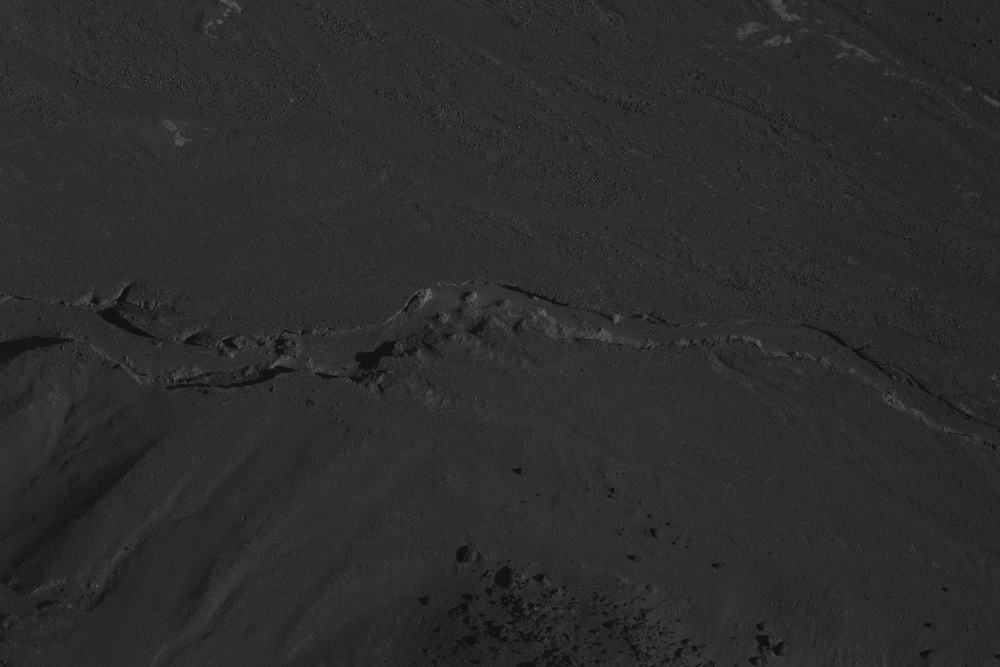
//> input picture FeatureDetection/sample/marshill_image1.pgm, 1000 x 667 px, shrunk from 1218 x 812 before the run
$ ./harris sample/marshill_image1.pgm 3   (built with g++ and OpenCV 4)
//> lines starting //> are read from the running program, lines starting //| are printed output that depends on the picture
/* Author: Yi Yuan
*  Input (command line args): <path to image> <number of features to find>
*  Output: image with figures marked in green circles overlaid and .yml file of feature points
*  This function implements Harris corner finding to find corner features on an image
*  Note, this will write images out as .pgm
*/
#include <cstdio>
#include <opencv2/opencv.hpp>
#include <opencv2/highgui/highgui.hpp>
#include <math.h>
#include <string>

using namespace cv;
using namespace std;

#define _USE_MATH_DEFINES

Mat compute_h_gradient(Mat m);
Mat compute_v_gradient(Mat m);
double apply_gauss(double sig, int i, int j, int n);

const int wind = 7;
const int windHalf = 3;
const double sig = (double) 7.0/5.0;
const int searchVal = 3;
const double cutOff = 0.5;
double thresholdVal;
const int k_val = 0.5;

//struct to sort features by fval
struct feature
{
    double fval;
    Point point;
    bool operator < (const feature& feat) const
    {
        return (fval < feat.fval);
    }
};

int main(int argc, char** argv)
{
    Mat image;
    Mat imageColor;
    //reads image name from command line
    image = imread(argv[1], CV_LOAD_IMAGE_GRAYSCALE);
//> image is the input picture: 667 rows x 1000 cols, CV_8UC1; min 12, max 114, mean 44.3
    imageColor = imread(argv[1], 1);
    //creates a duplicate of the image to apply the changes to
    Mat gradH = Mat(image.rows, image.cols, CV_32S);
    Mat gradV = Mat(image.rows, image.cols, CV_32S);

    int numFeat = atoi(argv[2]);
//> numFeat = 3

    gradH = compute_h_gradient(image);
//> the loop in compute_h_gradient, `for(int i = 0; i<m.rows; i++)` made 667 passes
//> after the loop in compute_h_gradient, `for(int i = 0; i<m.rows; i++)`:
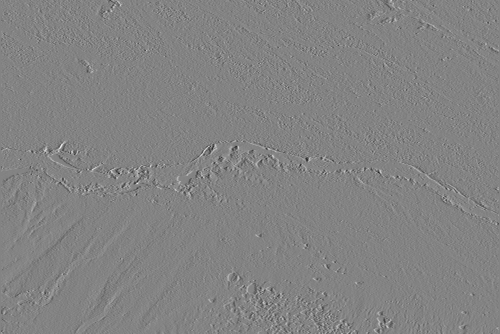
//> temp: 667 rows x 1000 cols, CV_32SC1 (shown at 1/2 size); min -200, max 189, mean 0; drawn with min black and max white
//> after the loop in compute_h_gradient, `for(int i = 0; i<m.rows; i++)`: max = 189; min = -200
    gradV = compute_v_gradient(image);
//> the loop in compute_v_gradient, `for(int i = 0; i<m.cols; i++)` made 1000 passes
//> after the loop in compute_v_gradient, `for(int i = 0; i<m.cols; i++)`:
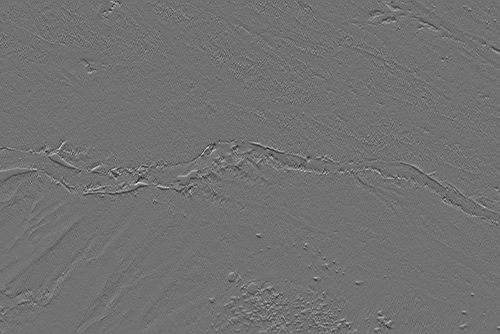
//> temp: 667 rows x 1000 cols, CV_32SC1 (shown at 1/2 size); min -169, max 210, mean 0.1; drawn with min black and max white
//> after the loop in compute_v_gradient, `for(int i = 0; i<m.cols; i++)`: max = 210; min = -169


    Scalar Ix;
    Scalar Iy;

    Mat hMats[4];
    Mat gaussMats[4];

    // the hMats matricies are ordered as such
    // [ hMats[0], hMats[1]
    //   hMats[2], hMats[3]]

    for(int i=0; i<4; i++)
    {
        hMats[i] = Mat(image.rows, image.cols, CV_32S);
        gaussMats[i] = Mat(image.rows, image.cols, CV_64F);
    }

    //Calculate the H matrix values from the gradient values
    for(int r=0; r<image.rows; r++)
    {
        for(int c=0; c<image.cols; c++)
        {
            Ix = gradH.at<int>(r,c);
            Iy = gradV.at<int>(r,c);
            hMats[0].at<int>(r,c) =  ((int) Ix.val[0]) * ((int) Ix.val[0]);
            hMats[1].at<int>(r,c) =  ((int) Ix.val[0]) * ((int) Iy.val[0]);
            hMats[2].at<int>(r,c) =  ((int) Iy.val[0]) * ((int) Ix.val[0]);
            hMats[3].at<int>(r,c) =  ((int) Iy.val[0]) * ((int) Iy.val[0]);
        }
    }
//> this loop made 667 passes
//> Iy on passes 1 to 3: Scalar(0), Scalar(0), Scalar(2)
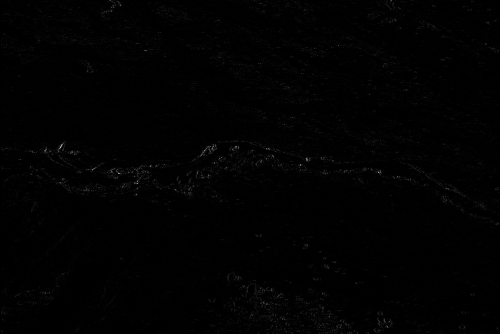
//> hMats[0]: 667 rows x 1000 cols, CV_32SC1 (shown at 1/2 size); min 0, max 40000, mean 278.1; drawn with min black and max white
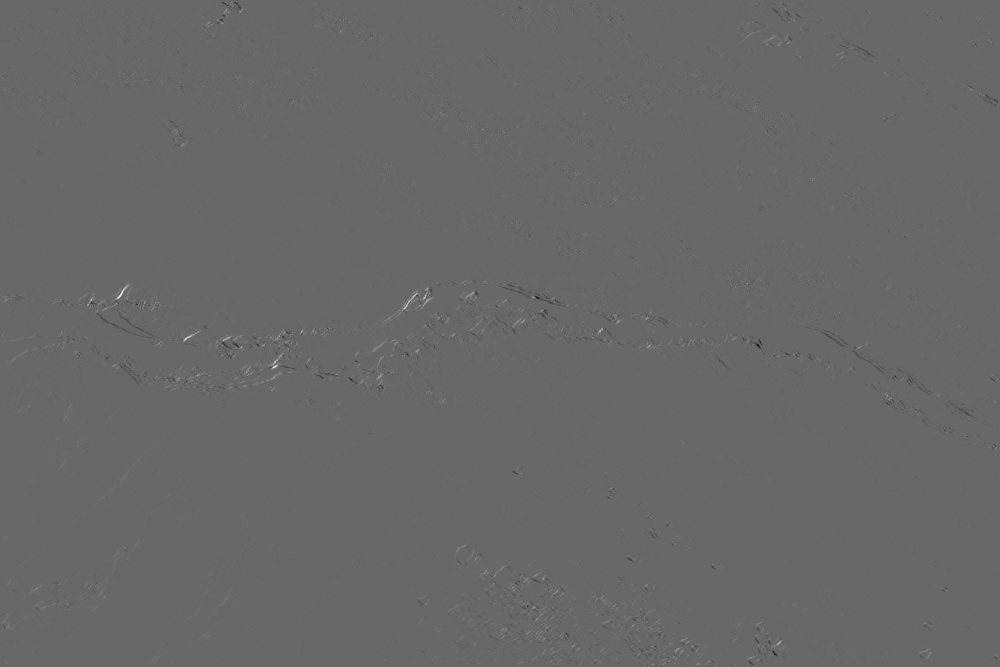
//> hMats[1]: 667 rows x 1000 cols, CV_32SC1; min -21700, max 31185, mean -0.5; drawn with min black and max white
//> after the loop, Iy = Scalar(0)

    cout << "H mat values calculated\n";

    Mat hKern;
    hKern = Mat(wind, wind, CV_64F);
    double kernelValSum=0;
    for(int i=0; i<wind; i++)
    {
        for(int j=0; j<wind; j++)
        {
            //call the function that computes the kernel value
            hKern.at<double>(i,j) = apply_gauss(sig, i-windHalf, j-windHalf, wind);
            kernelValSum += apply_gauss(sig, i-windHalf, j-windHalf, wind);
        }
    }
    hKern *= (1/kernelValSum); //makesure the kernel values add up to 1
    cout << "Gauss kernel calculated\n";
    for(int t=0; t<4; t++)
    {
        for(int a = windHalf; a<image.rows - windHalf; a++)
        {
            for(int b = windHalf; b<image.cols - windHalf; b++)
            {
                Scalar pix;
                Scalar kernScal;
                double sum = 0;
                int val;
                //apply the kernel and sum the results to each element of the H matrix for each pixel
                // the results
                for(int k=-1*windHalf; k<=windHalf; k++)
                {
                    for(int l=-1*windHalf; l<=windHalf; l++)
                    {
                        pix = hMats[t].at<int>(a - k, b - l);
                        kernScal = hKern.at<double>(k + windHalf,l + windHalf);
                        sum += pix.val[0]*kernScal.val[0];
                    }
                }
                gaussMats[t].at<double>(a,b) = sum;
            }
        }
    }

    cout << "gauss applied\n";
    Mat fVals(image.rows, image.cols, CV_64F);
    double fval;
    double fMax = -1*DBL_MAX;
    double fMin = DBL_MAX;
    //calculate the f values using determinant and trace of the H matrix values
    for(int f = windHalf; f<image.rows - windHalf; f++)
    {
        for(int u = windHalf; u<image.cols - windHalf; u++)
        {
            Scalar H1v = gaussMats[0].at<double>(f,u);
            Scalar H2v = gaussMats[1].at<double>(f,u);
            Scalar H3v = gaussMats[2].at<double>(f,u);
            Scalar H4v = gaussMats[3].at<double>(f,u);

            fval = (H1v.val[0]*H4v.val[0] - H2v.val[0]*H3v.val[0]) -
                k_val * pow((H1v.val[0]+H4v.val[0])/2, 2);
            if(fval>fMax)
            {
                fMax = fval;
            }
            else if(fval<fMin)
            {
                fMin = fval;
            }
            fVals.at<double>(f,u) = fval;
        }
    }
//> this loop made 661 passes
//> (fval, fMax, fMin) on passes 1 to 3: (2438, 8347117, 1562.9), (2692, 8347117, 1562.9), (4126.8, 8347117, 1414.2)
//> after the loop, fval = 4651.3; fMax = 65894743.5; fMin = 3.4
    //calculate the threshold using fMin and fMax
    thresholdVal = cutOff*(fMax - fMin) + fMin;
//> thresholdVal = 32947373.5
    cout << "f values calculated\n";

    int locMax_row;
    int locMax_col;
    double locMax = DBL_MIN;
    Scalar temp1;
    Scalar temp2;
    int cornerCounter=0;
//> (the run ends here: the program needs code that is not available in this run, at `Vector<feature> feats;`)

$ run again, on FeatureDetection/sample/marshill_image3.pgm
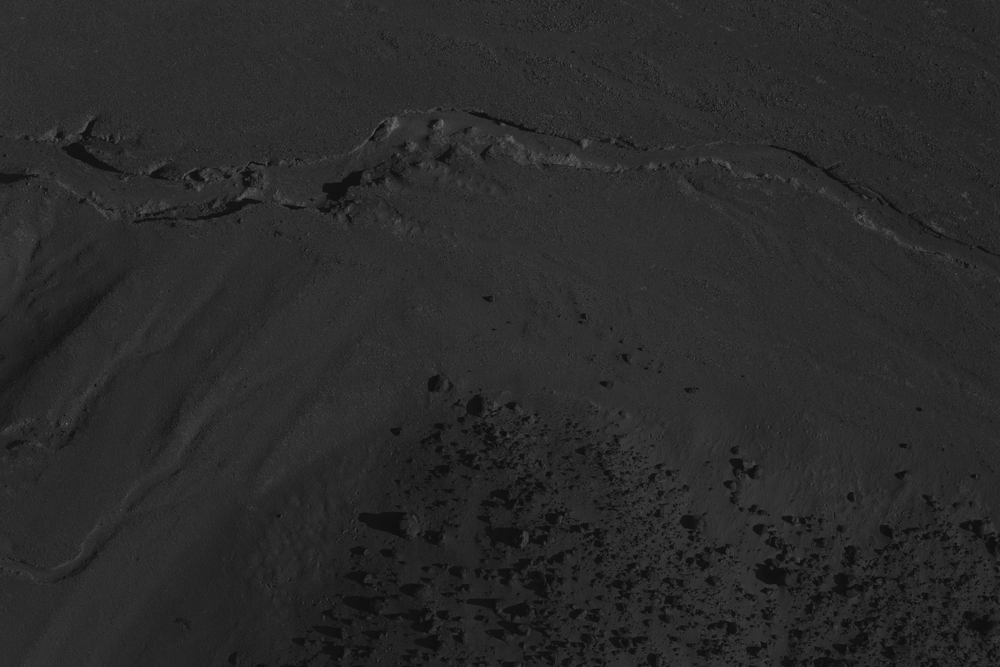
//> input picture FeatureDetection/sample/marshill_image3.pgm, 1000 x 667 px, shrunk from 1218 x 812 before the run
//> image is the input picture: 667 rows x 1000 cols, CV_8UC1; min 9, max 122, mean 41.6
//> numFeat = 3
//> the loop in compute_h_gradient, `for(int i = 0; i<m.rows; i++)` made 667 passes
//> after the loop in compute_h_gradient, `for(int i = 0; i<m.rows; i++)`: max = 182; min = -207
//> the loop in compute_v_gradient, `for(int i = 0; i<m.cols; i++)` made 1000 passes
//> after the loop in compute_v_gradient, `for(int i = 0; i<m.cols; i++)`:
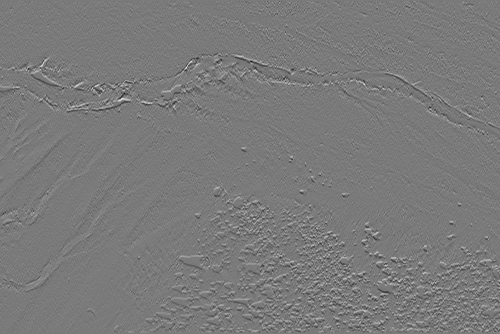
//> temp: 667 rows x 1000 cols, CV_32SC1 (shown at 1/2 size); min -182, max 197, mean 0.1; drawn with min black and max white
//> after the loop in compute_v_gradient, `for(int i = 0; i<m.cols; i++)`: max = 197; min = -182
//> the loop `for(int r=0; r<image.rows; r++)` made 667 passes
//> Iy on passes 1 to 3: Scalar(0), Scalar(0), Scalar(13)
//> after the loop `for(int r=0; r<image.rows; r++)`: Iy = Scalar(0)
//> after the loop `for(int t=0; t<4; t++)`:
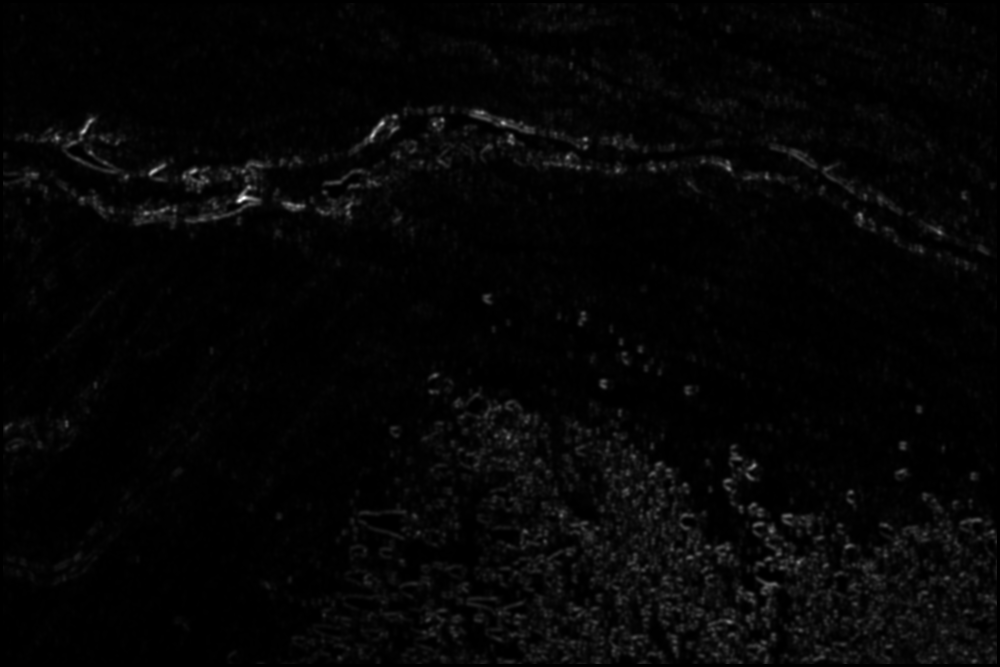
//> gaussMats[3]: 667 rows x 1000 cols, CV_64FC1; min 0, max 17105.4, mean 382.2; drawn with min black and max white
//> the loop `for(int f = windHalf; f<image.rows - windHalf; f++)` made 661 passes
//> (fval, fMax, fMin) on passes 1 to 3: (7158.9, 1279769.7, 766.2), (7493.5, 1808255.1, 766.2), (8688.2, 1904920.9, 766.2)
//> after the loop `for(int f = windHalf; f<image.rows - windHalf; f++)`: fval = 935833.6; fMax = 55498218.7; fMin = 5.63
//> thresholdVal = 27749112.2

$ run again, on FeatureDetection/sample/marshill_image4.pgm
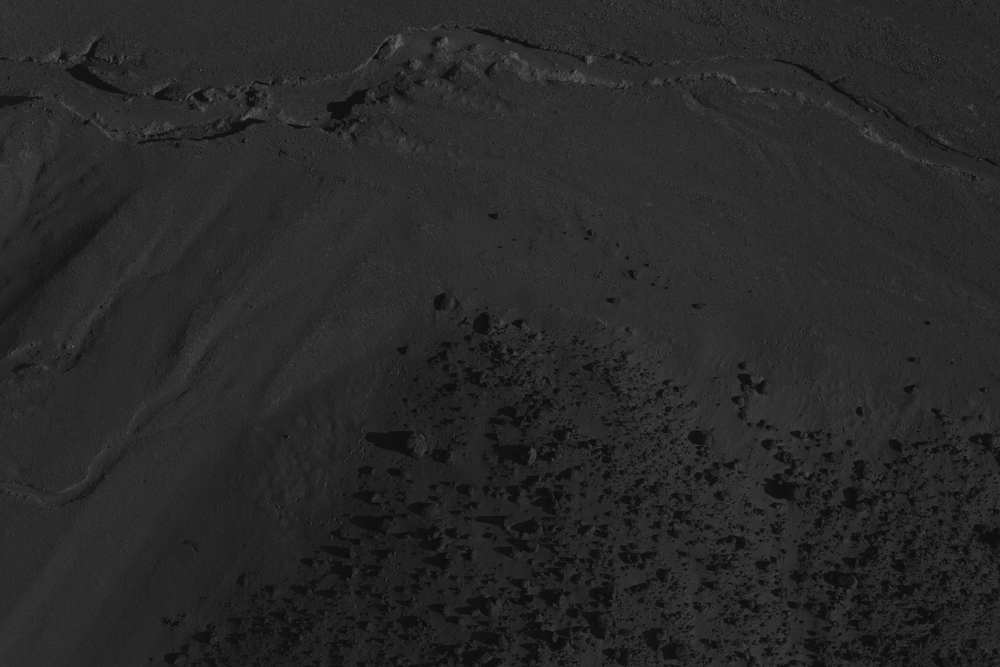
//> input picture FeatureDetection/sample/marshill_image4.pgm, 1000 x 667 px, shrunk from 1218 x 812 before the run
//> image is the input picture: 667 rows x 1000 cols, CV_8UC1; min 7, max 118, mean 40.1
//> numFeat = 3
//> the loop in compute_h_gradient, `for(int i = 0; i<m.rows; i++)` made 667 passes
//> after the loop in compute_h_gradient, `for(int i = 0; i<m.rows; i++)`: max = 187; min = -210
//> the loop in compute_v_gradient, `for(int i = 0; i<m.cols; i++)` made 1000 passes
//> after the loop in compute_v_gradient, `for(int i = 0; i<m.cols; i++)`:
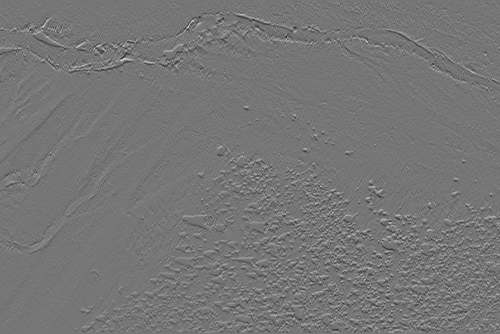
//> temp: 667 rows x 1000 cols, CV_32SC1 (shown at 1/2 size); min -187, max 216, mean 0.2; drawn with min black and max white
//> after the loop in compute_v_gradient, `for(int i = 0; i<m.cols; i++)`: max = 216; min = -187
//> the loop `for(int r=0; r<image.rows; r++)` made 667 passes
//> Iy on passes 1 to 3: Scalar(0), Scalar(0), Scalar(8)
//> after the loop `for(int r=0; r<image.rows; r++)`: Iy = Scalar(0)
//> after the loop `for(int t=0; t<4; t++)`:
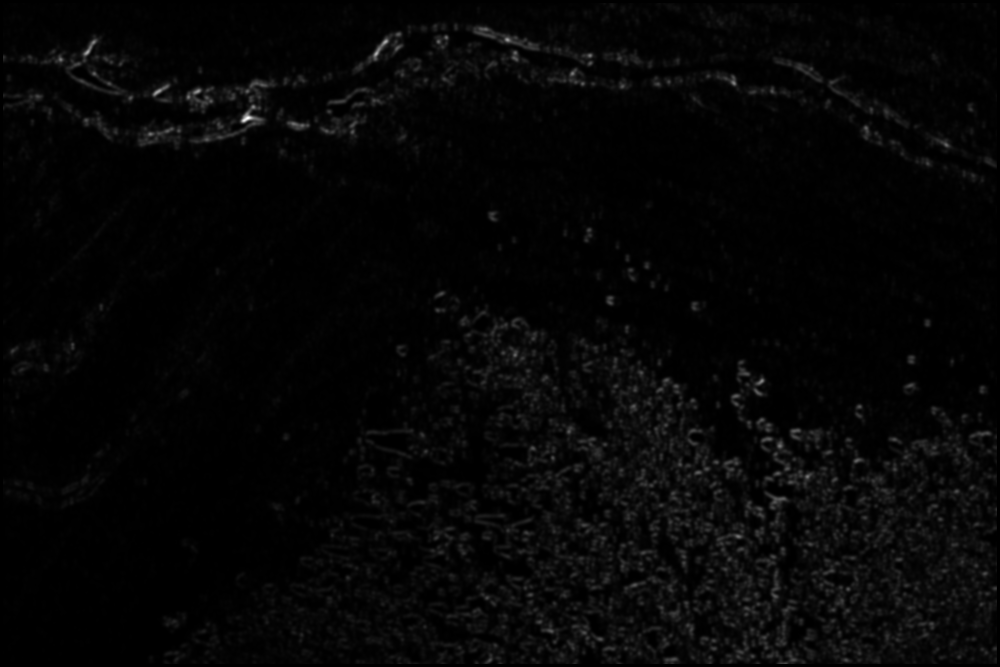
//> gaussMats[3]: 667 rows x 1000 cols, CV_64FC1; min 0, max 18792.6, mean 446.4; drawn with min black and max white
//> the loop `for(int f = windHalf; f<image.rows - windHalf; f++)` made 661 passes
//> (fval, fMax, fMin) on passes 1 to 3: (10614.3, 3040393.3, 489.8), (12614.4, 3459215.6, 465.9), (11163, 3459215.6, 364)
//> after the loop `for(int f = windHalf; f<image.rows - windHalf; f++)`: fval = 369382.3; fMax = 66468541.1; fMin = 4.75
//> thresholdVal = 33234272.9
